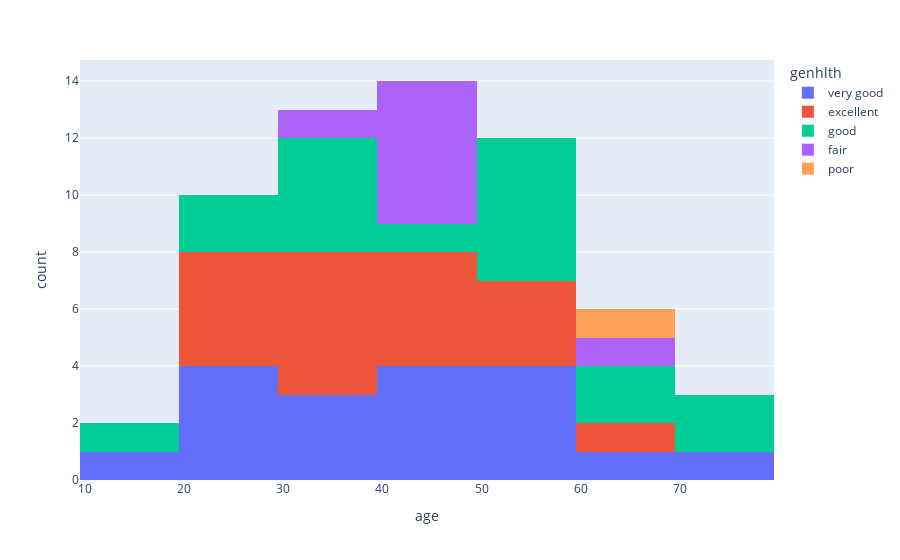

Notebook source saved alongside this figure:
### Code cell
fig = px.histogram(DF_new, x='age', color= 'genhlth', nbins= 6)
fig.show()

### Figure 1 — Plotly figure (JSON) as saved in the notebook; plotly's stock layout.template omitted (floating-point values rounded to 4 significant figures)
{"data": [{"alignmentgroup": "True", "bingroup": "x", "hovertemplate": "genhlth=very good<br>age=%{x}<br>count=%{y}<extra></extra>", "legendgroup": "very good", "marker": {"color": "#636efa", "pattern": {"shape": ""}}, "name": "very good", "nbinsx": 6, "offsetgroup": "very good", "orientation": "v", "showlegend": true, "type": "histogram", "x": [45, 33, 28, 42, 57, 57, 34, 24, 56, 24, 43, 50, 35, 77, 69, 23, 19, 40], "xaxis": "x", "yaxis": "y"}, {"alignmentgroup": "True", "bingroup": "x", "hovertemplate": "genhlth=excellent<br>age=%{x}<br>count=%{y}<extra></extra>", "legendgroup": "excellent", "marker": {"color": "#EF553B", "pattern": {"shape": ""}}, "name": "excellent", "nbinsx": 6, "offsetgroup": "excellent", "orientation": "v", "showlegend": true, "type": "histogram", "x": [24, 47, 34, 49, 47, 28, 68, 33, 37, 51, 43, 50, 25, 51, 35, 30, 28], "xaxis": "x", "yaxis": "y"}, {"alignmentgroup": "True", "bingroup": "x", "hovertemplate": "genhlth=good<br>age=%{x}<br>count=%{y}<extra></extra>", "legendgroup": "good", "marker": {"color": "#00cc96", "pattern": {"shape": ""}}, "name": "good", "nbinsx": 6, "offsetgroup": "good", "orientation": "v", "showlegend": true, "type": "histogram", "x": [26, 50, 19, 42, 60, 37, 74, 52, 68, 24, 59, 37, 74, 52, 38, 31, 55], "xaxis": "x", "yaxis": "y"}, {"alignmentgroup": "True", "bingroup": "x", "hovertemplate": "genhlth=fair<br>age=%{x}<br>count=%{y}<extra></extra>", "legendgroup": "fair", "marker": {"color": "#ab63fa", "pattern": {"shape": ""}}, "name": "fair", "nbinsx": 6, "offsetgroup": "fair", "orientation": "v", "showlegend": true, "type": "histogram", "x": [43, 48, 61, 49, 47, 48, 32], "xaxis": "x", "yaxis": "y"}, {"alignmentgroup": "True", "bingroup": "x", "hovertemplate": "genhlth=poor<br>age=%{x}<br>count=%{y}<extra></extra>", "legendgroup": "poor", "marker": {"color": "#FFA15A", "pattern": {"shape": ""}}, "name": "poor", "nbinsx": 6, "offsetgroup": "poor", "orientation": "v", "showlegend": true, "type": "histogram", "x": [64], "xaxis": "x", "yaxis": "y"}], "layout": {"autosize": true, "barmode": "relative", "legend": {"title": {"text": "genhlth"}, "tracegroupgap": 0}, "margin": {"t": 60}, "xaxis": {"anchor": "y", "autorange": true, "domain": [0, 1], "range": [9.5, 79.5], "title": {"text": "age"}, "type": "linear"}, "yaxis": {"anchor": "x", "autorange": true, "domain": [0, 1], "range": [0, 14.74], "title": {"text": "count"}}}}
